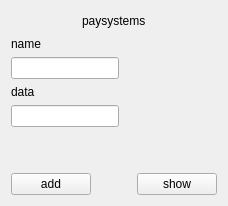
      <widget class="QWidget" name="page_3">
       <layout class="QVBoxLayout" name="verticalLayout_6">
        <item>
         <layout class="QHBoxLayout" name="horizontalLayout_6">
          <item>
           <spacer name="horizontalSpacer_6">
            <property name="orientation">
             <enum>Qt::Horizontal</enum>
            </property>
            <property name="sizeHint" stdset="0">
             <size>
              <width>40</width>
              <height>20</height>
             </size>
            </property>
           </spacer>
          </item>
          <item>
           <widget class="QLabel" name="label_4">
            <property name="text">
             <string>paysystems</string>
            </property>
           </widget>
          </item>
          <item>
           <spacer name="horizontalSpacer_7">
            <property name="orientation">
             <enum>Qt::Horizontal</enum>
            </property>
            <property name="sizeHint" stdset="0">
             <size>
              <width>40</width>
              <height>20</height>
             </size>
            </property>
           </spacer>
          </item>
         </layout>
        </item>
        <item>
         <layout class="QHBoxLayout" name="horizontalLayout_5">
          <item>
           <layout class="QVBoxLayout" name="verticalLayout_5">
            <item>
             <widget class="QLabel" name="label_3">
              <property name="text">
               <string>name</string>
              </property>
             </widget>
            </item>
            <item>
             <widget class="QLineEdit" name="lineEdit_2"/>
            </item>
            <item>
             <widget class="QLabel" name="label_23">
              <property name="text">
               <string>data</string>
              </property>
             </widget>
            </item>
            <item>
             <widget class="QLineEdit" name="lineEdit_12"/>
            </item>
            <item>
             <spacer name="verticalSpacer_3">
              <property name="orientation">
               <enum>Qt::Vertical</enum>
              </property>
              <property name="sizeHint" stdset="0">
               <size>
                <width>20</width>
                <height>40</height>
               </size>
              </property>
             </spacer>
            </item>
           </layout>
          </item>
          <item>
           <spacer name="horizontalSpacer_5">
            <property name="orientation">
             <enum>Qt::Horizontal</enum>
            </property>
            <property name="sizeHint" stdset="0">
             <size>
              <width>40</width>
              <height>20</height>
             </size>
            </property>
           </spacer>
          </item>
         </layout>
        </item>
        <item>
         <layout class="QHBoxLayout" name="horizontalLayout_7">
          <item>
           <widget class="QPushButton" name="pushButton_6">
            <property name="text">
             <string>add</string>
            </property>
           </widget>
          </item>
          <item>
           <spacer name="horizontalSpacer_8">
            <property name="orientation">
             <enum>Qt::Horizontal</enum>
            </property>
            <property name="sizeHint" stdset="0">
             <size>
              <width>40</width>
              <height>20</height>
             </size>
            </property>
           </spacer>
          </item>
          <item>
           <widget class="QPushButton" name="pushButton_13">
            <property name="text">
             <string>show</string>
            </property>
           </widget>
          </item>
         </layout>
        </item>
       </layout>
      </widget>
